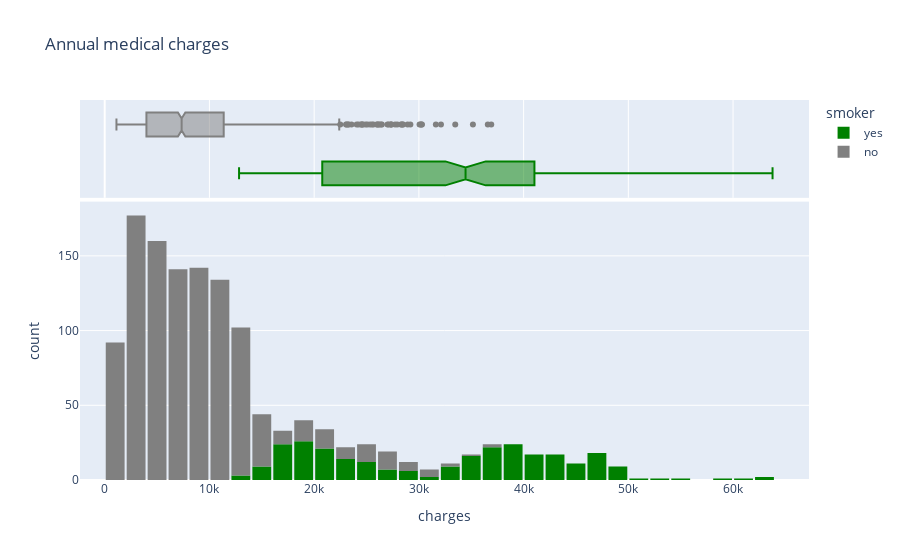

Write notebook code for a chart like this one.
### Markdown cell above
###
Most important column is charges. This is the column we are trying to predict. Lets use smoker column as well to distinguish the charges for smokers and non smokers

### Code cell
fig = px.histogram(medical_df,
                  x='charges',
                  marginal='box',
                  color='smoker',
                  color_discrete_sequence= ['green', 'grey'],
                  title='Annual medical charges')
fig.update_layout(bargap=0.1)
fig.show()

### Figure 1 — Plotly figure (JSON) as saved in the notebook; plotly's stock layout.template omitted (floating-point values rounded to 4 significant figures; data arrays with more than 128 entries replaced by an {"elided": "..."} marker saying what was removed)
{"data": [{"alignmentgroup": "True", "bingroup": "x", "hovertemplate": "smoker=yes<br>charges=%{x}<br>count=%{y}<extra></extra>", "legendgroup": "yes", "marker": {"color": "green", "pattern": {"shape": ""}}, "name": "yes", "offsetgroup": "yes", "orientation": "v", "showlegend": true, "type": "histogram", "x": {"elided": "274 float values"}, "xaxis": "x", "yaxis": "y"}, {"alignmentgroup": "True", "hovertemplate": "smoker=yes<br>charges=%{x}<extra></extra>", "legendgroup": "yes", "marker": {"color": "green"}, "name": "yes", "notched": true, "offsetgroup": "yes", "showlegend": false, "type": "box", "x": {"elided": "274 float values"}, "xaxis": "x2", "yaxis": "y2"}, {"alignmentgroup": "True", "bingroup": "x", "hovertemplate": "smoker=no<br>charges=%{x}<br>count=%{y}<extra></extra>", "legendgroup": "no", "marker": {"color": "grey", "pattern": {"shape": ""}}, "name": "no", "offsetgroup": "no", "orientation": "v", "showlegend": true, "type": "histogram", "x": {"elided": "1064 float values"}, "xaxis": "x", "yaxis": "y"}, {"alignmentgroup": "True", "hovertemplate": "smoker=no<br>charges=%{x}<extra></extra>", "legendgroup": "no", "marker": {"color": "grey"}, "name": "no", "notched": true, "offsetgroup": "no", "showlegend": false, "type": "box", "x": {"elided": "1064 float values"}, "xaxis": "x2", "yaxis": "y2"}], "layout": {"bargap": 0.1, "barmode": "relative", "legend": {"title": {"text": "smoker"}, "tracegroupgap": 0}, "title": {"text": "Annual medical charges"}, "xaxis": {"anchor": "y", "domain": [0, 1], "title": {"text": "charges"}}, "xaxis2": {"anchor": "y2", "domain": [0, 1], "matches": "x", "showgrid": true, "showticklabels": false}, "yaxis": {"anchor": "x", "domain": [0, 0.7326], "title": {"text": "count"}}, "yaxis2": {"anchor": "x2", "domain": [0.7426, 1], "matches": "y2", "showgrid": false, "showline": false, "showticklabels": false, "ticks": ""}}}
